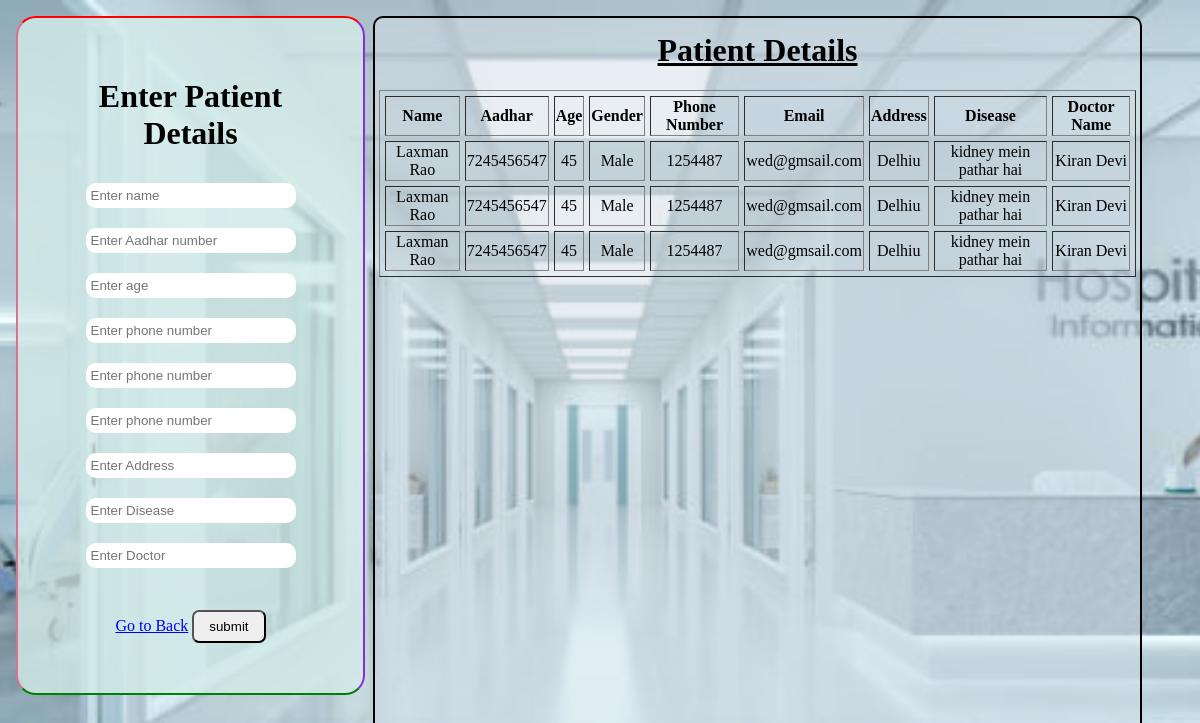
Screenshot of /patient_page/ with the database file from the repository.
### app/models.py (models this page shows)
class patient_model(models.Model):
            pat_name=models.CharField(max_length=40)
            pat_aadhar=models.CharField(max_length=12)
            pat_age=models.CharField(max_length=5)
            pat_gender=models.CharField(max_length=10)
            pat_phone_number=models.PositiveIntegerField()
            pat_email=models.EmailField(max_length=40)
            pat_address=models.CharField(max_length=100)
            pat_disease=models.CharField(max_length=100)
            pat_doctor=models.CharField(max_length=50)

### app/views.py (the view, shortened to what this page needs)
# urls.py: path('patient_page/',patient_page.as_view(),name="patient_url" ),
class patient_page(View):
    def get(sefl,request):
        data=patient_model.objects.all()
        context={"data":data}
        return render(request,"patient_page.html",context)

### app/templates/patient_page.html (shortened to what this page needs)
<!DOCTYPE html>
{% load static %}
<html lang="en">
<head>
</head>
<body>
<div class="container">
<div class="left">
<form method="POST">
<h1>Enter Patient Details</h1>
<input type="text" name="pname_form" placeholder="Enter name"><br>
<input type="text" name="aadhar_form" placeholder="Enter Aadhar number"><br>
<input type="text" name="age_form" placeholder="Enter age"><br>
<input type="text" name="gender" placeholder="Enter phone number"><br>
<input type="text" name="pnumber_form" placeholder="Enter phone number"><br>
<input type="Email" name="pemail_form" placeholder="Enter phone number"><br>
<input type="text" name="address_form" placeholder="Enter Address"><br>
<input type="text" name="disease_form" placeholder="Enter Disease "><br>
<input type="text" name="P_Doctor_form" placeholder="Enter Doctor "><br>
<a href="{% url 'homepage' %}">Go to Back</a>
<button type="submit">submit</button>
</form>
</div>
<div class="right">
<h1><u> Patient Details</u></h1>
<table border=1 cellspacing="5">
<tr>
<th>Name</th>
<th>Aadhar</th>
<th>Age</th>
<th>Gender</th>
<th>Phone Number</th>
<th>Email</th>
<th>Address </th>
<th>Disease</th>
<th>Doctor Name</th>
</tr>
{% for i in data %}
<tr>
<td>{{i.pat_name}}</td>
<td>{{i.pat_aadhar}}</td>
<td>{{i.pat_age}}</td>
<td>{{i.pat_gender}}</td>
<td>{{i.pat_phone_number}}</td>
<td>{{i.pat_email}}</td>
<td>{{i.pat_address}}</td>
<td>{{i.pat_disease}}</td>
<td>{{i.pat_doctor}}</td>
</tr>
{% endfor %}
</table>
</div>
</div>
</body>
</html>

### rows the page displays
patient_model: pat_name "Laxman Rao", pat_aadhar "7245456547", pat_age "45", pat_gender "Male", pat_phone_number "1254487", pat_email "wed@gmsail.com", pat_address "Delhiu", pat_disease "kidney mein pathar hai", pat_doctor "Kiran Devi"
patient_model: pat_name "Laxman Rao", pat_aadhar "7245456547", pat_age "45", pat_gender "Male", pat_phone_number "1254487", pat_email "wed@gmsail.com", pat_address "Delhiu", pat_disease "kidney mein pathar hai", pat_doctor "Kiran Devi"
patient_model: pat_name "Laxman Rao", pat_aadhar "7245456547", pat_age "45", pat_gender "Male", pat_phone_number "1254487", pat_email "wed@gmsail.com", pat_address "Delhiu", pat_disease "kidney mein pathar hai", pat_doctor "Kiran Devi"
